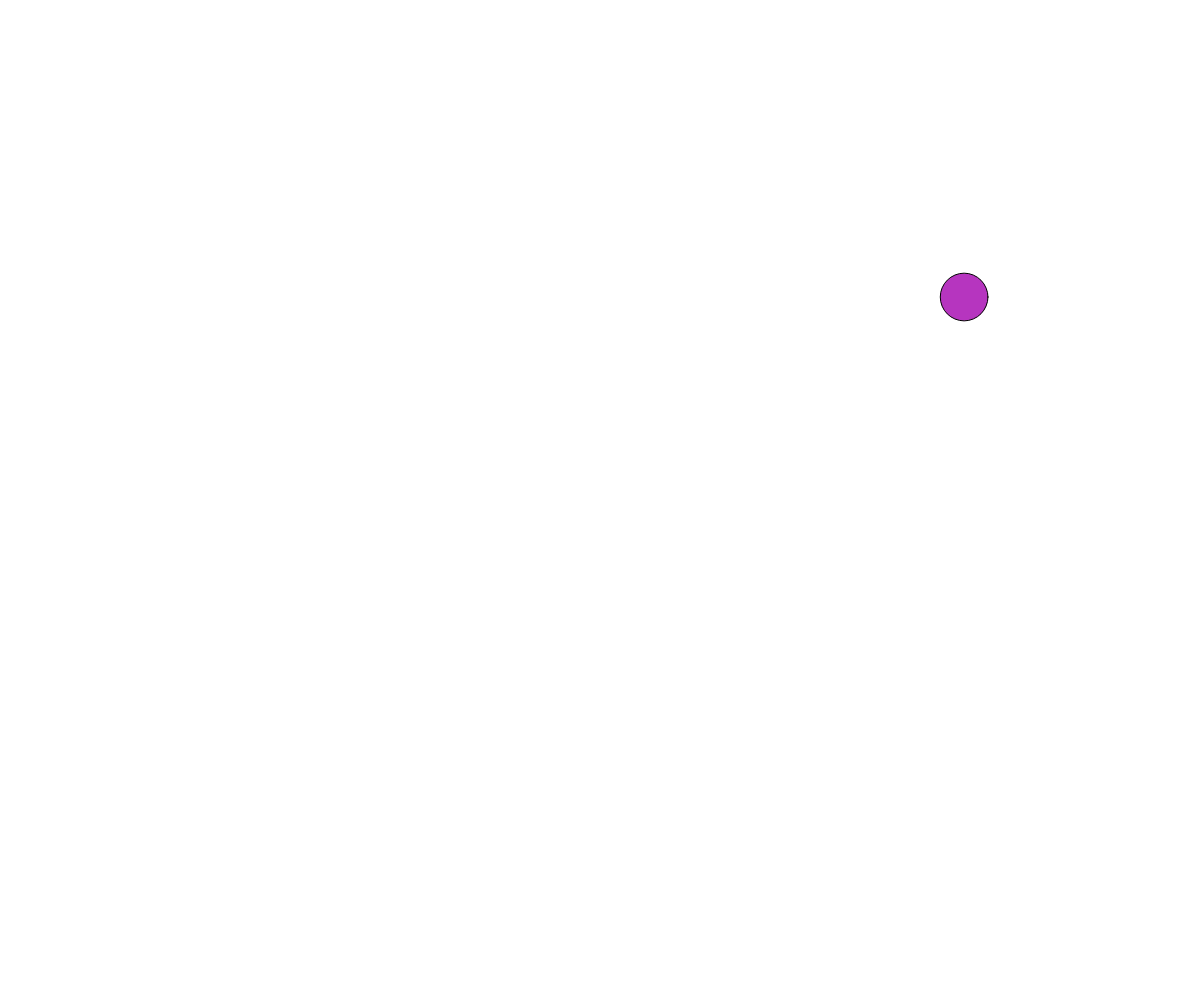
Frame 1 (no input)
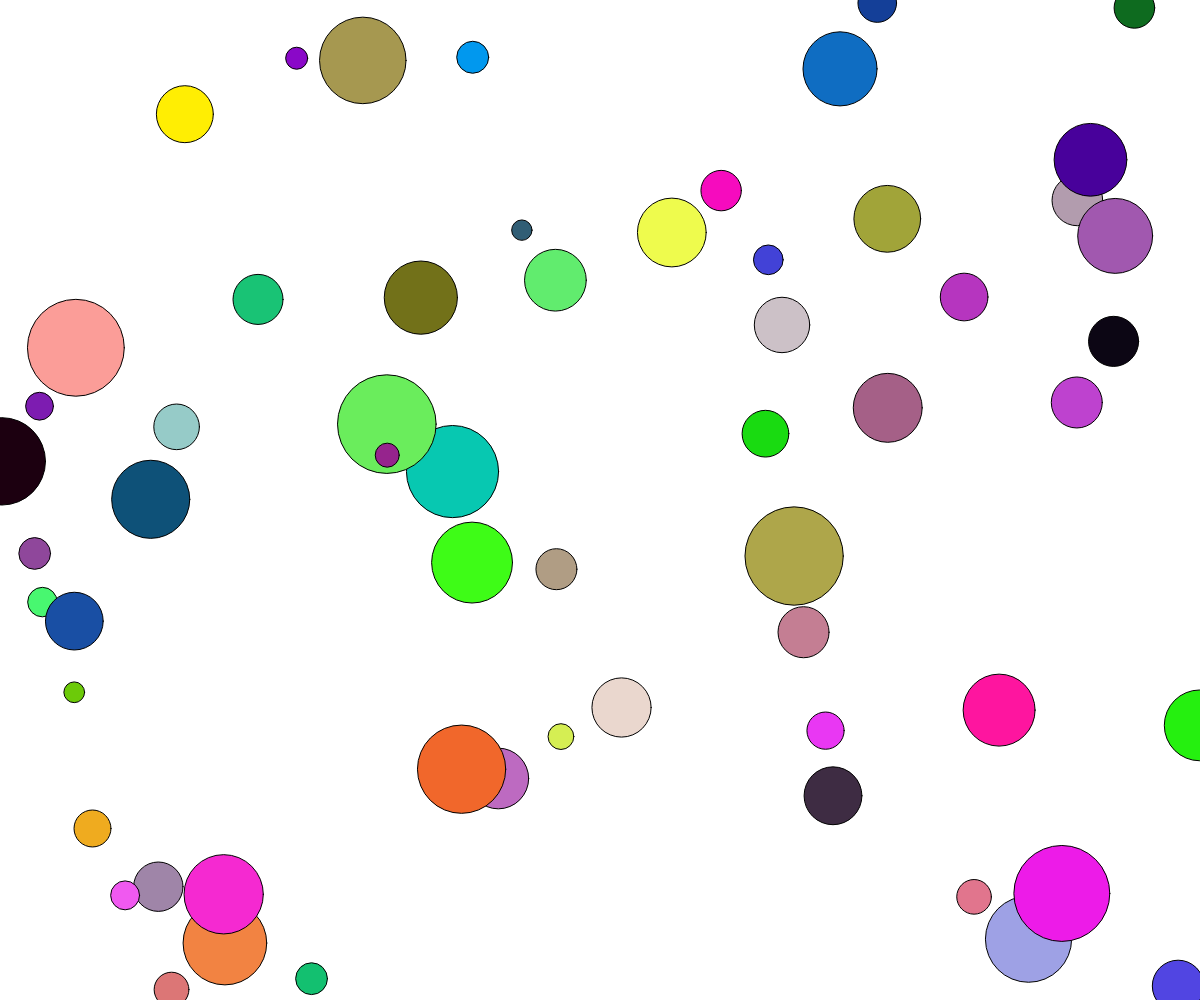
Frame 60 (no input)
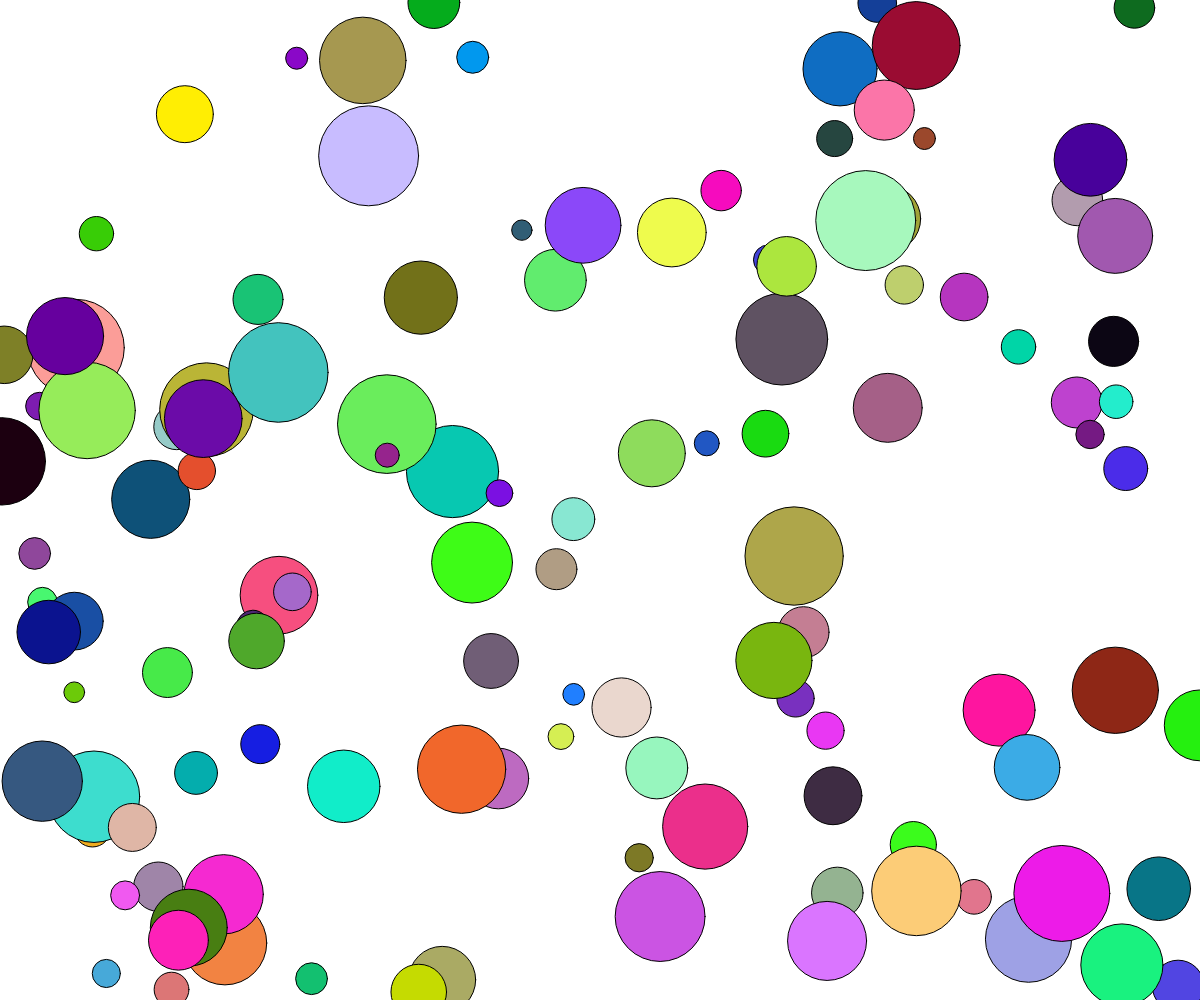
Frame 120 (the mouse pressed at the canvas centre since frame 60)

The p5.js sketch that drew these frames (run headless with seeded random() and noise() and a simulated clock; from frame 60 on, the mouse is pressed at the canvas centre):

// p5.js sketch
// ── sketch.js
function setup() {
  createCanvas(windowWidth, windowHeight);
}

function draw() {
    fill(random(255), random(255), random(255));
    let radius = random(20, 100);
    ellipse(random(width), random(height), radius, radius);
}
